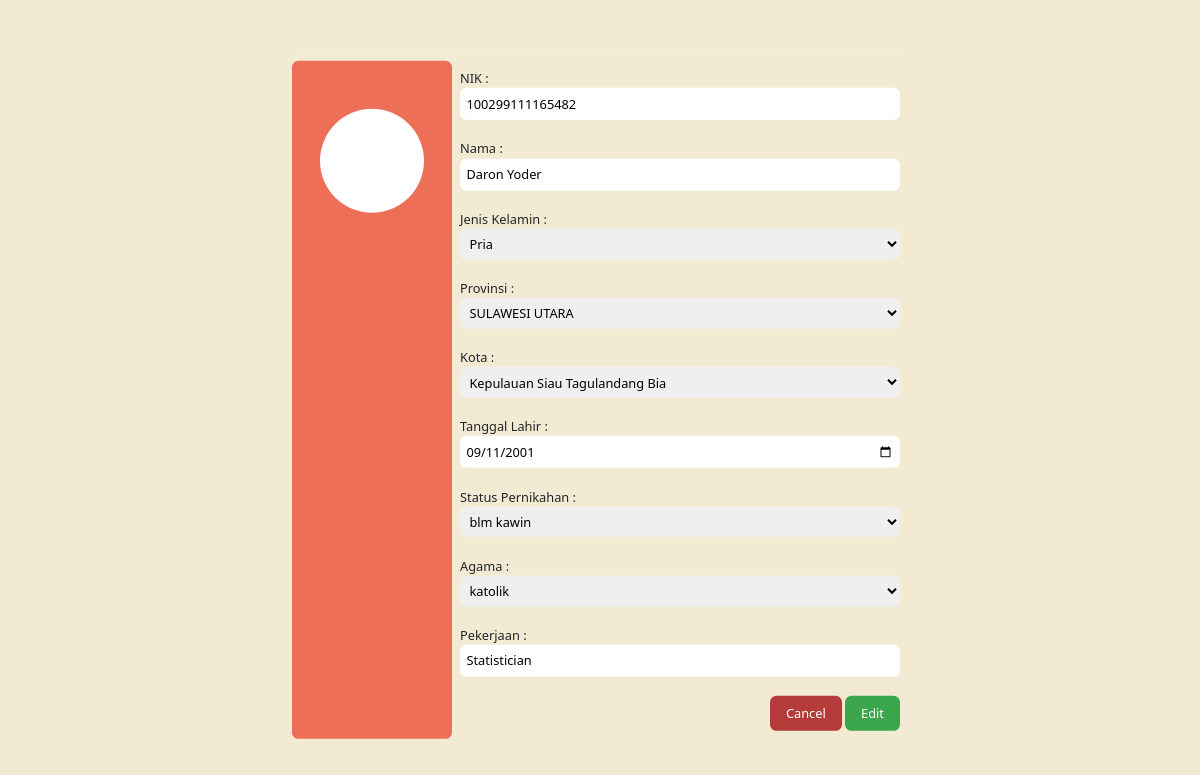
Screenshot of /form/edit_penduduk.php?nik=100299111165482 with the database file from the repository.
### tables this page shows
CREATE TABLE `tb_penduduk` (
  `NIK` char(18) NOT NULL,
  `Nama` varchar(100) NOT NULL,
  `Jenis_Kelamin` varchar(9) NOT NULL,
  `Kota` varchar(30) NOT NULL,
  `Provinsi` varchar(50) NOT NULL,
  `Tanggal_Lahir` date NOT NULL,
  `Status` varchar(13) NOT NULL,
  `Agama` varchar(20) NOT NULL,
  `Pekerjaan` varchar(50) NOT NULL
);

### form/edit_penduduk.php (the view, shortened to what this page needs)
<?php require_once('../lib/db_login.php');
$nik = $_GET['nik'];
if (isset($_GET['submit'])) {
    $valid = true;
    $nik = $_GET['nik'];
    if ($nik == '') {
        $error_nik = "<p><b>NIK is required</p></b>";
        $valid = false;
    } elseif (!preg_match("/^[0-9]{16}$/", $nik)) {
        $error_nik = "<p><b>NIS hanya dapat berisi angka dan digitnya harus 16</p></b>";
        $valid = false;
    }
    $name = $_GET['nama'];
    if ($name == '') {
        $error_name = "<p><b>Name is required";
        $valid = false;
    } elseif (!preg_match("/^[a-zA-Z ]*$/", $name)) {
        $error_name = "<p><b>Nama hanya bisa berisi huruf dan spasi</p></b>";
    }
    $gender = $_GET['jenis_kelamin'];
    if ($gender == '') {
        $error_gender = "<p><b>Gender is required</p></b>";
        $valid = false;
    }
    $provinsi = $_GET['provinsi'];
    if ($provinsi == '') {
        $error_provinsi = "<p><b>Provinsi is required</p></b>";
        $valid = false;
    }
    $kota = $_GET['kota'];
    if ($kota == '') {
        $error_kota = "<p><b>Kota is required</p></b>";
        $valid = false;
    }
    $tanggal = $_GET['tanggal_lahir'];
    if ($tanggal == '') {
        $error_tanggal = "<p><b>Tanggal is required</p></b>";
        $valid = false;
    }
    $kawin = $_GET['status_pernikahan'];
    if ($kawin == '') {
        $error_kawin = "<p><b>Status kawin is required</p></b>";
        $valid = false;
    }
    $agama = $_GET['agama'];
    if ($agama == '') {
        $error_agama = "<p><b>Agama is required</p></b>";
        $valid = false;
    }
    $job = $_GET['pekerjaan'];
    if ($job == '') {
        $error_job = "<p><b>Job is required</p></b>";
        $valid = false;
    }
    if ($valid) {
        $query = "
        insert into `tb_penduduk`(`nik`, `nama`, `jenis_kelamin`, `kota`, `provinsi`, `tanggal_lahir`, `status`, `agama`, `pekerjaan`)
        values
        (
         '" . $_GET['nik'] . "',
         '" . $_GET['nama'] . "',
         '" . $_GET['jenis_kelamin'] . "',
         '" . $_GET['provinsi'] . "',
         '" . $_GET['kota'] . "',
         '" . $_GET['tanggal_lahir'] . "',
         '" . $_GET['status_pernikahan'] . "',
         '" . $_GET['agama'] . "',
         '" . $_GET['pekerjaan'] . "');
        ";
        $result = $db->query($query);
        if (!$result) {
            die("Could not query the database: <br>" . $db->error . "<br>Query: " . $query);
        } else {
            $db->close();
            header("Location: view_population.php");
        }
    }
} else {
    $query = "select * from tb_penduduk where NIK='" . $nik . "'";
    $result = $db->query($query);
    if (!$result) {
        die('query salah !!');
    } else {
        while ($row = $result->fetch_object()) {
            $nik = $row->NIK;
            $name = $row->Nama;
            $jenis_kelamin = $row->Jenis_Kelamin;
            $kota = $row->Kota;
            $provinsi = $row->Provinsi;
            $tanggal_lahir = $row->Tanggal_Lahir;
            $status = $row->Status;
            $agama = $row->Agama;
            $pekerjaan = $row->Pekerjaan;
        }
    }
}
?>
<section class="cont">
    <div class="profile">
        <div class="img-prof"></div>
    </div>
    <div class="form-input">
        <form action="">
            <div>
                <label for="NIK">NIK : </label><br>
                <input type="text" name="nik" id="nik" class="input-txt" value="<?php if (isset($nik)) echo $nik ?>"><br>
            </div>
            <br>
            <div>
                <label for="nama">Nama : </label><br>
                <input type="text" name="nama" id="nama" class="input-txt" value="<?php if (isset($name)) echo $name ?>"><br>
            </div>
            <br>
            <div>
                <label for="jenis_kelamin">Jenis Kelamin : </label><br>
                <select class="input-txt" name="jenis_kelamin" id="jenis_kelamin">
                    <option value="pria" <?php if (isset($jenis_kelamin) && $jenis_kelamin == 'pria') echo 'selected=true'; ?>>Pria</option>
                </select>
            </div>
            <br>
            <label for="provinsi">Provinsi : </label><br>
            <div>
                <select class="input-txt" name="provinsi" id="provinsi" onchange="getCity(this.value)">
                    <?php
                    $queryProv = "select * from tb_provinsi";
                    $result = $db->query($queryProv);
                    if (!$result) {
                        die('query salah !!');
                    } else {
                        while ($row = $result->fetch_object()) {
                            if (isset($provinsi) && $provinsi == $row->Kode_Provinsi) {
                                echo '<option value="' . $row->Kode_Provinsi . '" selected=true>' . $row->Nama_Provinsi . '</option>';
                            } else {
                                echo '<option value="' . $row->Kode_Provinsi . '">' . $row->Nama_Provinsi . '</option>';
                            }
                        }
                    }
                    ?>
                </select>
            </div><br>
            <div id="drop_down_city">
                <label for="kota">Kota : </label><br>
                <select class="input-txt" name="kota" id="kota">
                    <?php
                    $queryCity = "select * from tb_kota where Asal_Provinsi='" . $provinsi . "'";
                    $result = $db->query($queryCity);
                    if (!$result) {
                        die('query salah !!');
                    } else {
                        while ($row = $result->fetch_object()) {
                            if (isset($kota) && $kota == $row->Kode_Kota) {
                                echo '<option value="' . $row->Kode_Kota . '" selected=true>' . $row->Nama_Kota . '</option>';
                            } else {
                                echo '<option value="' . $row->Kode_Kota . '">' . $row->Nama_Kota . '</option>';
                            }
                        }
                    }
                    ?>
                </select><br>
            </div>
            <br>
            <div>
                <label for="tanggal_lahir">Tanggal Lahir : </label><br>
                <input type="date" name="tanggal_lahir" id="tanggal_lahir" class="input-txt" value="<?php if (isset($tanggal_lahir)) echo $tanggal_lahir ?>"><br>
            </div>
            <br>
            <div>
                <label for="status_pernikahan">Status Pernikahan : </label><br>
                <select class="input-txt" name="status_pernikahan" id="status_pernikahan">
                    <option value="blm kawin" <?php if (isset($status) && $status == 'blm kawin') echo 'selected=true'; ?>>blm kawin</option>
                </select><br>
            </div>
            <br>
            <div>
                <label for="agama">Agama : </label><br>
                <select class="input-txt" name="agama" id="agama">
                    <option value="katolik" <?php if (isset($agama) && $agama == 'katolik') echo 'selected=true'; ?>>katolik</option>
                </select><br>
            </div>
            <br>
            <div>
                <label for="pekerjaan">Pekerjaan : </label><br>
                <input type="text" name="pekerjaan" id="pekerjaan" class="input-txt" value="<?php if (isset($pekerjaan)) echo $pekerjaan ?>"><br>
            </div>
            <br>
            <div class="btn-cont">
                <button onclick="javascript:history.back()" class="btn-cancel" name="submit" type="button">Cancel</button>
                <button class="btn-submit" name="submit" id="submit" type="submit">Edit</button>
            </div>
        </form>
    </div>
</section>

### style/style.css (style rules this page uses)
body { font-family: 'Poppins', sans-serif; background-color: #F2EAD3 !important; }
.cont { display: flex; flex-direction: row; background-color: #F2EAD3; padding: 10px; border-radius: 8px; margin: 0; position: absolute; top: 50%; left: 50%; transform: translate(-50%, -50%); zoom: 0.8; }
.input-txt { padding: 8px; width: 550px; border-style: none; border-radius: 8px; }
.profile { width: 200px; background-color: #EE6F57; border-radius: 8px; display: flex; justify-content: center; }
.img-prof { background-color: white; border-radius: 100px; width: 130px; height: 130px; margin-top: 60px; }
.form-input { padding: 10px; }
.btn-submit { border-style: none; padding: 10px; background-color: #3CA64D; color: white; border-radius: 8px; padding-left: 20px; padding-right: 20px; }
.btn-cancel { border-style: none; padding: 10px; background-color: #B53B3B; color: white; border-radius: 8px; padding-left: 20px; padding-right: 20px; }
.btn-cont { text-align: right; }

### rows the page displays
tb_penduduk: nik "100299111165482", nama "Daron Yoder", jenis_kelamin "Pria", tanggal_lahir "09/11/2001", status_pernikahan "blm kawin", agama "katolik", pekerjaan "Statistician"

### other values shown
form field provinsi "SULAWESI UTARA"
form field kota "Kepulauan Siau Tagulandang Bia"
